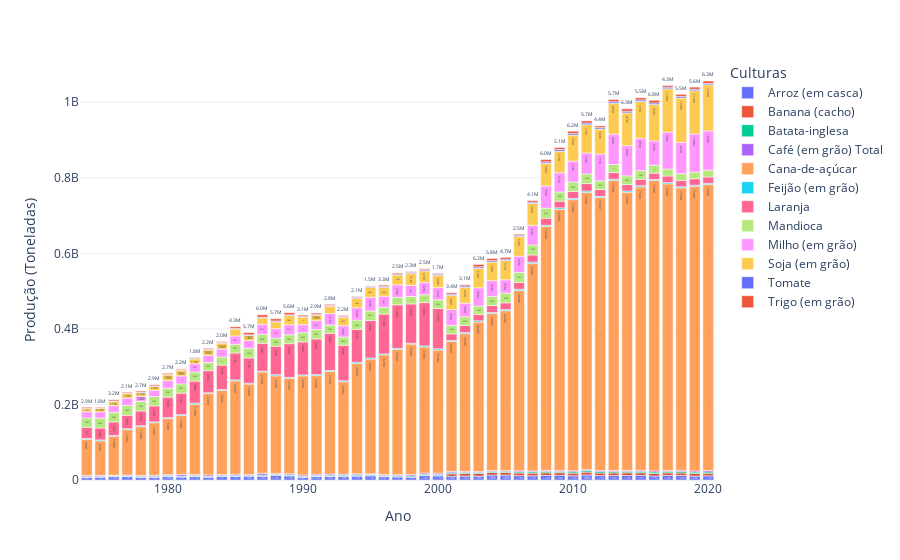

Notebook code for this chart:
### Code cell
fig = px.bar(producao, x = producao.index, y = producao.columns,  labels = {'value': 'Produção (Toneladas)', 'variable' : 'Culturas'})
fig.update_layout(template = 'plotly_white')
fig.update_traces(texttemplate = '%{y:.2s}', textposition = 'outside')
